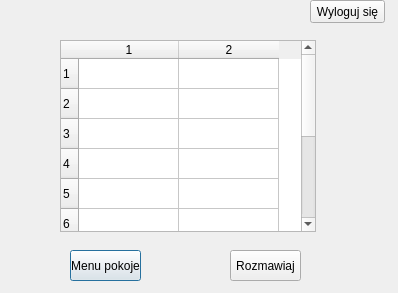
<?xml version="1.0" encoding="UTF-8"?>
<ui version="4.0">
 <class>Dialog</class>
 <widget class="QDialog" name="Dialog">
  <property name="geometry">
   <rect>
    <x>0</x>
    <y>0</y>
    <width>398</width>
    <height>293</height>
   </rect>
  </property>
  <property name="windowTitle">
   <string>Dialog</string>
  </property>
  <widget class="QTableWidget" name="tableWidget">
   <property name="geometry">
    <rect>
     <x>60</x>
     <y>40</y>
     <width>256</width>
     <height>192</height>
    </rect>
   </property>
   <property name="rowCount">
    <number>10</number>
   </property>
   <property name="columnCount">
    <number>2</number>
   </property>
   <attribute name="horizontalHeaderCascadingSectionResizes">
    <bool>false</bool>
   </attribute>
   <row/>
   <row/>
   <row/>
   <row/>
   <row/>
   <row/>
   <row/>
   <row/>
   <row/>
   <row/>
   <column/>
   <column/>
  </widget>
  <widget class="QPushButton" name="menu_button">
   <property name="geometry">
    <rect>
     <x>70</x>
     <y>250</y>
     <width>71</width>
     <height>31</height>
    </rect>
   </property>
   <property name="text">
    <string>Menu pokoje</string>
   </property>
  </widget>
  <widget class="QPushButton" name="call_button">
   <property name="geometry">
    <rect>
     <x>230</x>
     <y>250</y>
     <width>71</width>
     <height>31</height>
    </rect>
   </property>
   <property name="text">
    <string>Rozmawiaj</string>
   </property>
  </widget>
  <widget class="QPushButton" name="logout_button">
   <property name="geometry">
    <rect>
     <x>310</x>
     <y>0</y>
     <width>75</width>
     <height>23</height>
    </rect>
   </property>
   <property name="text">
    <string>Wyloguj się</string>
   </property>
  </widget>
 </widget>
 <resources/>
 <connections/>
</ui>
